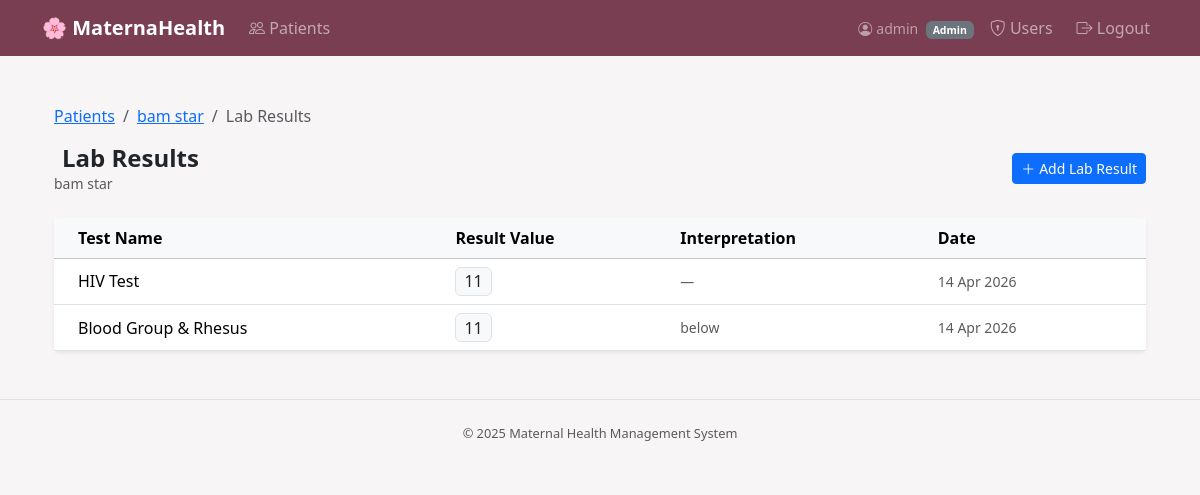
Page /patients/2/labs (signed in) on the committed database.
### models/user.py (models this page shows, shortened)
class User(db.Model):
    __tablename__ = "users"
    id            = db.Column(db.Integer, primary_key=True)
    username      = db.Column(db.String(80), unique=True, nullable=False, index=True)
    password_hash = db.Column(db.String(256), nullable=False)
    role          = db.Column(db.String(20), nullable=False, default=Role.NURSE)
    is_active     = db.Column(db.Boolean, default=True, nullable=False)
    created_at    = db.Column(db.DateTime, default=datetime.utcnow)
    last_login    = db.Column(db.DateTime, nullable=True)
    @property
    def is_admin(self):  return self.role == Role.ADMIN

### models/patient.py (models this page shows, shortened)
class Patient(db.Model):
    __tablename__ = "patients"
    id            = db.Column(db.Integer, primary_key=True)
    full_name     = db.Column(db.String(120), nullable=False)
    date_of_birth = db.Column(db.Date, nullable=False)
    contact_info      = db.Column(db.String(255), nullable=True)
    blood_type        = db.Column(db.String(10), nullable=True)   # e.g. "A+", "O-"
    medical_history = db.Column(db.Text, nullable=True)
    allergies       = db.Column(db.Text, nullable=True)
    medications     = db.Column(db.Text, nullable=True)
    emergency_contact = db.Column(db.String(255), nullable=True)
    created_at = db.Column(
        db.DateTime,
        nullable=False,
        default=lambda: datetime.now(timezone.utc),
    )
    pregnancies  = db.relationship("Pregnancy",   backref="patient", lazy="dynamic", cascade="all, delete-orphan")
    vitals       = db.relationship("VitalSigns",  backref="patient", lazy="dynamic", cascade="all, delete-orphan")
    lab_results  = db.relationship("LabResult",   backref="patient", lazy="dynamic", cascade="all, delete-orphan")
    appointments = db.relationship("Appointment", backref="patient", lazy="dynamic", cascade="all, delete-orphan")

### models/labs.py (models this page shows, shortened)
class LabResult(db.Model):
    __tablename__ = "lab_results"
    id         = db.Column(db.Integer, primary_key=True)
    patient_id = db.Column(db.Integer, db.ForeignKey("patients.id"), nullable=False)
    test_name      = db.Column(db.String(120), nullable=False)   # e.g. "Hemoglobin"
    value          = db.Column(db.String(100), nullable=True)    # e.g. "11.2 g/dL"
    interpretation = db.Column(db.Text,        nullable=True)    # clinician notes
    result_date = db.Column(
        db.Date,
        nullable=False,
        default=date.today,
    )

### routes/lab_routes.py (the view)
@lab_bp.route("/patients/<int:patient_id>/labs")
@login_required
def list_labs(patient_id):
    patient = Patient.query.get_or_404(patient_id)
    labs = (LabResult.query
            .filter_by(patient_id=patient_id)
            .order_by(LabResult.result_date.desc())
            .all())
    return render_template("labs/list.html", patient=patient, labs=labs)

### routes/auth_routes.py (called while the page is built)
def get_current_user():
    user_id = session.get("user_id")
    if user_id is None:
        return None
    return db.session.get(User, user_id)

def login_required(f):
    @wraps(f)
    def decorated(*args, **kwargs):
        if not session.get("user_id"):
            flash("Please log in to access this page.", "warning")
            return redirect(url_for("auth.login", next=request.path))
        return f(*args, **kwargs)
    return decorated

@auth_bp.before_app_request
def load_logged_in_user():
    g.current_user = get_current_user()

### templates/labs/list.html (shortened to what this page needs)
{% extends "base.html" %}
{% block content %}
<div class="container py-4">
  <nav aria-label="breadcrumb" class="mb-3">
    <ol class="breadcrumb small">
      <li class="breadcrumb-item"><a href="{{ url_for('patients.list_patients') }}">Patients</a></li>
      <li class="breadcrumb-item">
        <a href="{{ url_for('patients.patient_detail', patient_id=patient.id) }}">{{ patient.full_name }}</a>
      </li>
      <li class="breadcrumb-item active">Lab Results</li>
    </ol>
  </nav>
  <div class="d-flex justify-content-between align-items-center mb-4">
    <div>
      <h4 class="fw-bold mb-0">
        Lab Results
      </h4>
      <p class="text-muted small mb-0">{{ patient.full_name }}</p>
    </div>
    <a href="{{ url_for('labs.create_lab', patient_id=patient.id) }}"
       class="btn btn-primary btn-sm">
      <i class="bi bi-plus-lg me-1"></i>Add Lab Result
    </a>
  </div>
  {% if labs %}
  <div class="card shadow-sm border-0">
    <div class="table-responsive">
      <table class="table table-hover align-middle mb-0">
        <thead class="table-light">
          <tr>
            <th class="ps-4">Test Name</th>
            <th>Result Value</th>
            <th>Interpretation</th>
            <th class="pe-4">Date</th>
          </tr>
        </thead>
        <tbody>
          {% for lab in labs %}
          <tr>
            <td class="ps-4 fw-medium">{{ lab.test_name }}</td>
            <td>
              <span class="badge bg-light text-dark border fw-normal fs-6 px-2">
                {{ lab.value }}
              </span>
            </td>
            <td class="text-muted small">
              {{ lab.interpretation if lab.interpretation else '—' }}
            </td>
            <td class="pe-4 text-muted small">
              {{ lab.result_date.strftime('%d %b %Y') if lab.result_date else '—' }}
            </td>
          </tr>
          {% endfor %}
        </tbody>
      </table>
    </div>
  </div>
  {% endif %}
</div>
{% endblock %}

### templates/base.html (shortened to what this page needs)
<!DOCTYPE html>
<html lang="en">
<head>
  <link href="https://cdn.jsdelivr.net/npm/bootstrap@5.3.3/dist/css/bootstrap.min.css" rel="stylesheet" />
  <link href="https://cdn.jsdelivr.net/npm/bootstrap-icons@1.11.3/font/bootstrap-icons.min.css" rel="stylesheet" />
</head>
<body>
  {% if g.current_user %}
  <nav class="navbar navbar-expand-md navbar-dark" style="background-color:#7a3e52;">
    <div class="container">
      <a class="navbar-brand" href="{{ url_for('patients.list_patients') }}">🌸 MaternaHealth</a>
      <div class="collapse navbar-collapse" id="mainNav">
        <ul class="navbar-nav me-auto">
          <li class="nav-item">
            <a class="nav-link {% if request.blueprint == 'patients' %}active{% endif %}"
               href="{{ url_for('patients.list_patients') }}">
              <i class="bi bi-people"></i> Patients
            </a>
          </li>
        </ul>
        <ul class="navbar-nav ms-auto align-items-center gap-2">
          <li class="nav-item">
            <span class="navbar-text text-white-50 small">
              <i class="bi bi-person-circle me-1"></i>{{ g.current_user.username }}
              <span class="badge bg-secondary ms-1">{{ g.current_user.role }}</span>
            </span>
          </li>
          {% if g.current_user.is_admin %}
          <li class="nav-item">
            <a class="nav-link" href="{{ url_for('auth.user_list') }}">
              <i class="bi bi-shield-lock"></i> Users
            </a>
          </li>
          {% endif %}
          <li class="nav-item">
            <a class="nav-link" href="{{ url_for('auth.logout') }}">
              <i class="bi bi-box-arrow-right"></i> Logout
            </a>
          </li>
        </ul>
      </div>
    </div>
  </nav>
  {% endif %}
  <main class="container my-4">
    {% block content %}{% endblock %}
  </main>
  <footer class="text-center py-4 border-top mt-auto">
    <p class="mb-0 text-muted" style="font-size:.8rem;">© 2025 Maternal Health Management System</p>
  </footer>
</body>
</html>

### templates/base.html (style rules this page uses)
body { background-color: #f8f5f7; }
.navbar-brand { font-weight: 700; }

### rows in the picture
User: current_user.username "admin", current_user.role "Admin"
Patient: full_name "bam star"
LabResult: test_name "HIV Test", value "11", interpretation "—", result_date "14 Apr 2026"
LabResult: test_name "Blood Group & Rhesus", value "11", interpretation "below", result_date "14 Apr 2026"
